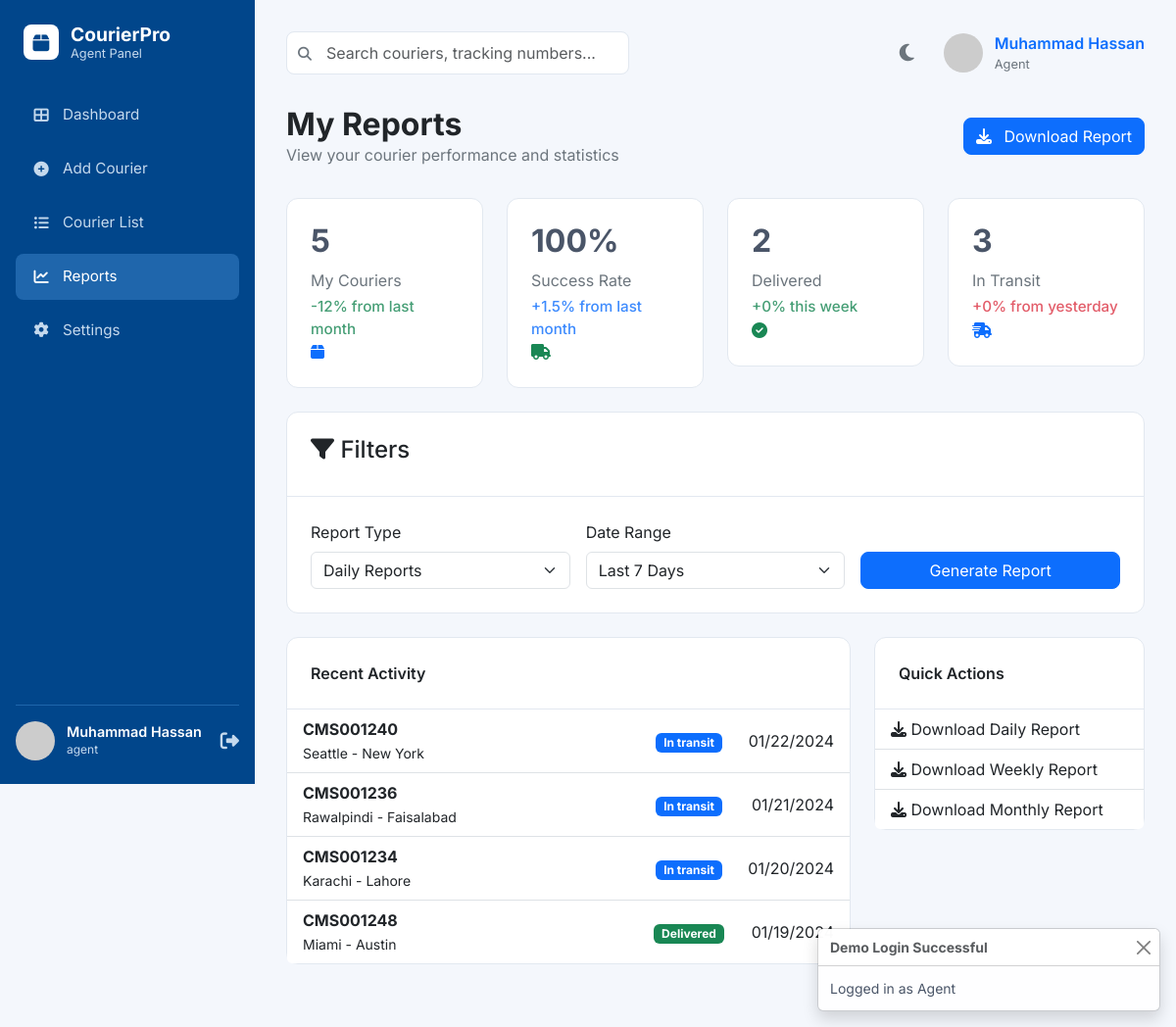
/agent/reports.php (signed in), run on the app's committed database.
### tables this page shows
CREATE TABLE `couriers` (
  `id` int(11) NOT NULL,
  `tracking_number` varchar(50) NOT NULL,
  `sender_name` varchar(255) NOT NULL,
  `sender_phone` varchar(20) DEFAULT NULL,
  `sender_address` text DEFAULT NULL,
  `receiver_name` varchar(255) NOT NULL,
  `receiver_phone` varchar(20) DEFAULT NULL,
  `receiver_address` text DEFAULT NULL,
  `pickup_city_id` int(11) DEFAULT NULL,
  `delivery_city_id` int(11) DEFAULT NULL,
  `pickup_city` varchar(100) NOT NULL,
  `delivery_city` varchar(100) NOT NULL,
  `courier_type` enum('standard','express','overnight','same-day') DEFAULT 'standard',
  `weight` decimal(8,2) DEFAULT 0.00,
  `dimensions` varchar(100) DEFAULT NULL,
  `package_value` decimal(10,2) DEFAULT 0.00,
  `delivery_fee` decimal(8,2) DEFAULT 0.00,
  `status` enum('pending','in_transit','delivered','cancelled') DEFAULT 'pending',
  `priority` enum('low','medium','high','urgent') DEFAULT 'medium',
  `delivery_date` date DEFAULT NULL,
  `actual_delivery_date` date DEFAULT NULL,
  `pickup_date` date DEFAULT NULL,
  `estimated_delivery_time` timestamp NOT NULL DEFAULT current_timestamp() ON UPDATE current_timestamp(),
  `special_instructions` text DEFAULT NULL,
  `notes` text DEFAULT NULL,
  `created_by` int(11) DEFAULT NULL,
  `assigned_agent_id` int(11) DEFAULT NULL,
  `customer_id` int(11) DEFAULT NULL,
  `created_at` timestamp NOT NULL DEFAULT current_timestamp(),
  `updated_at` timestamp NOT NULL DEFAULT current_timestamp() ON UPDATE current_timestamp()
);

### agent/reports.php (the view, shortened to what this page needs)
<?php
require_once '../includes/db_connect.php';
$agent_id_query = $conn->prepare("SELECT id FROM agents WHERE user_id = ?");
$agent_id_query->bind_param("i", $_SESSION['user_id']);
$agent_id_query->execute();
$agent_id_result = $agent_id_query->get_result();
$agent = $agent_id_result->fetch_assoc();
$agent_id = $agent['id'];
$my_couriers_query = $conn->query("SELECT COUNT(*) as count FROM couriers WHERE assigned_agent_id = $agent_id");
$my_couriers = $my_couriers_query ? $my_couriers_query->fetch_assoc()['count'] : 0;
$success_rate_query = $conn->query("SELECT (COUNT(CASE WHEN status = 'delivered' THEN 1 END) / COUNT(*)) * 100 AS rate FROM couriers WHERE assigned_agent_id = $agent_id AND status IN ('delivered', 'cancelled')");
$success_rate = $success_rate_query ? $success_rate_query->fetch_assoc()['rate'] : 0;
$delivered_query = $conn->query("SELECT COUNT(*) as count FROM couriers WHERE assigned_agent_id = $agent_id AND status = 'delivered'");
$delivered = $delivered_query ? $delivered_query->fetch_assoc()['count'] : 0;
$in_transit_query = $conn->query("SELECT COUNT(*) as count FROM couriers WHERE assigned_agent_id = $agent_id AND status = 'in_transit'");
$in_transit = $in_transit_query ? $in_transit_query->fetch_assoc()['count'] : 0;
$recent_activity_result = $conn->query("SELECT * FROM couriers WHERE assigned_agent_id = $agent_id ORDER BY created_at DESC LIMIT 4");
include '../includes/header.php';
?>
<body>
    <?php include '../includes/sidebar_agent.php'; ?>
    <div class="main-content">
        <?php include '../includes/top_bar.php'; ?>
        <div class="page-header">
            <div>
                <h2>My Reports</h2>
                <p>View your courier performance and statistics</p>
            </div>
            <button class="btn btn-primary" onclick="downloadAgentReport()"><i class="fas fa-download"></i> Download Report</button>
        </div>
        <div class="row mb-4">
            <div class="col-md-3">
                <div class="stat-card" title="Total couriers assigned to you.">
                    <div class="stat-info">
                        <h3><?php echo $my_couriers; ?></h3>
                        <p>My Couriers</p>
                        <span class="stat-sublabel text-success">-12% from last month</span>
                    </div>
                    <div class="stat-icon bg-primary-light text-primary">
                        <i class="fas fa-box"></i>
                    </div>
                </div>
            </div>
            <div class="col-md-3">
                <div class="stat-card" title="Success rate of your deliveries.">
                    <div class="stat-info">
                        <h3><?php echo round($success_rate, 1); ?>%</h3>
                        <p>Success Rate</p>
                        <span class="stat-sublabel text-primary">+1.5% from last month</span>
                    </div>
                    <div class="stat-icon bg-success-light text-success">
                        <i class="fas fa-truck"></i>
                    </div>
                </div>
            </div>
            <div class="col-md-3">
                <div class="stat-card" title="Delivered couriers.">
                    <div class="stat-info">
                        <h3><?php echo $delivered; ?></h3>
                        <p>Delivered</p>
                        <span class="stat-sublabel text-success">+0% this week</span>
                    </div>
                    <div class="stat-icon bg-success-light text-success">
                        <i class="fas fa-check-circle"></i>
                    </div>
                </div>
            </div>
            <div class="col-md-3">
                <div class="stat-card" title="Couriers in transit.">
                    <div class="stat-info">
                        <h3><?php echo $in_transit; ?></h3>
                        <p>In Transit</p>
                        <span class="stat-sublabel text-danger">+0% from yesterday</span>
                    </div>
                    <div class="stat-icon bg-primary-light text-primary">
                        <i class="fas fa-truck-fast"></i>
                    </div>
                </div>
            </div>
        </div>
        <div class="card mb-4">
            <div class="card-header">
                <h4><i class="fas fa-filter"></i> Filters</h4>
            </div>
            <div class="card-body">
                <form class="row g-3 align-items-end">
                    <div class="col-md-4">
                        <label for="reportType" class="form-label">Report Type</label>
                        <select id="reportType" class="form-select">
                            <option selected>Daily Reports</option>
                        </select>
                    </div>
                    <div class="col-md-4">
                        <label for="dateRange" class="form-label">Date Range</label>
                        <select id="dateRange" class="form-select">
                            <option selected>Last 7 Days</option>
                        </select>
                    </div>
                    <div class="col-md-4">
                        <button type="button" class="btn btn-primary w-100" onclick="generateAgentReport()">Generate Report</button>
                    </div>
                </form>
            </div>
        </div>
        <div class="row">
            <div class="col-lg-8">
                <div class="card">
                    <div class="card-header">Recent Activity</div>
                    <div class="list-group list-group-flush">
                        <?php while($row = $recent_activity_result->fetch_assoc()): ?>
                        <div class="list-group-item d-flex align-items-center" style="gap: 0.5rem;">
                            <div style="flex:1;">
                                <strong><?php echo htmlspecialchars($row['tracking_number']); ?></strong><br>
                                <small><?php echo htmlspecialchars($row['pickup_city']); ?> - <?php echo htmlspecialchars($row['delivery_city']); ?></small>
                            </div>
                            <div style="min-width: 100px; text-align: center;">
                                <span class="badge
                                    <?php
                                        switch($row['status']) {
                                            case 'in_transit': echo 'bg-primary'; break;
                                            case 'delivered': echo 'bg-success'; break;
                                        }
                                    ?>
                                "><?php echo ucfirst(str_replace('_', ' ', $row['status'])); ?></span>
                            </div>
                            <div style="min-width: 90px; text-align: right;">
                                <?php echo date('m/d/Y', strtotime($row['created_at'])); ?>
                            </div>
                        </div>
                        <?php endwhile; ?>
                    </div>
                </div>
            </div>
            <div class="col-lg-4">
                <div class="card">
                    <div class="card-header">Quick Actions</div>
                    <div class="list-group list-group-flush">
                        <a href="#" class="list-group-item list-group-item-action" onclick="downloadSpecificAgentReport('daily')"><i class="fas fa-download"></i> Download Daily Report</a>
                        <a href="#" class="list-group-item list-group-item-action" onclick="downloadSpecificAgentReport('weekly')"><i class="fas fa-download"></i> Download Weekly Report</a>
                        <a href="#" class="list-group-item list-group-item-action" onclick="downloadSpecificAgentReport('monthly')"><i class="fas fa-download"></i> Download Monthly Report</a>
                    </div>
                </div>
            </div>
        </div>
    </div>
    <?php include '../includes/footer.php'; ?>
</body>
</html>

### assets/css/style.css (style rules this page uses)
:root { --primary-color: #0d6efd; --sidebar-bg: #01468b; --sidebar-link-color: #c5d9ed; --sidebar-active-link-bg: #1f66ac; --main-bg: #f4f7fc; --card-bg: #ffffff; --text-color: #4a5568; --text-muted-color: #6c757d; --border-color: #e2e8f0; --input-bg: #f7fafc; }
body { background-color: var(--main-bg); font-family: 'Inter', sans-serif; color: var(--text-color); display: flex; }
.main-content { margin-left: 260px; width: calc(100% - 260px); padding: 2rem; }
.dashboard-header, .page-header { display: flex; justify-content: space-between; align-items: center; margin-bottom: 2rem; }
.dashboard-header h2, .page-header h2 { font-weight: 700; margin: 0; color: #212529; }
.dashboard-header p, .page-header p { margin: 0; color: var(--text-muted-color); }
.btn-primary { background-color: var(--primary-color); border-color: var(--primary-color); border-radius: 8px; }
.btn i { margin-right: 0.5rem; }
.stat-card { background-color: var(--card-bg); border-radius: 12px; padding: 1.5rem; border: 1px solid var(--border-color); }
.stat-card h3 { font-size: 2rem; font-weight: 700; margin-bottom: 0.5rem; }
.stat-card p { color: var(--text-muted-color); margin: 0; }
.stat-sublabel { display: block; font-size: 0.95rem; margin-top: 0.25rem; opacity: 0.8; font-weight: 500; }
.card { background-color: var(--card-bg); border: 1px solid var(--border-color); border-radius: 12px; margin-bottom: 2rem; }
.card-header { background-color: transparent; border-bottom: 1px solid var(--border-color); padding: 1.5rem; font-weight: 600; }
.card-body { padding: 1.5rem; }

### data on the page
couriers: tracking_number "CMS001240", pickup_city "Seattle", delivery_city "New York", status "In transit", created_at "01/22/2024"
couriers: tracking_number "CMS001236", pickup_city "Rawalpindi", delivery_city "Faisalabad", status "In transit", created_at "01/21/2024"
couriers: tracking_number "CMS001234", pickup_city "Karachi", delivery_city "Lahore", status "In transit", created_at "01/20/2024"
couriers: tracking_number "CMS001248", pickup_city "Miami", delivery_city "Austin", status "Delivered", created_at "01/19/2024"

### other printed values
$_SESSION['user_name'] "Muhammad Hassan"
$_SESSION['user_role'] "agent"
$_SESSION['user_role'] "Agent"
$my_couriers "5"
$success_rate "100"
$delivered "2"
$in_transit "3"
$_SESSION['login_success_message'] "Logged in as Agent"
